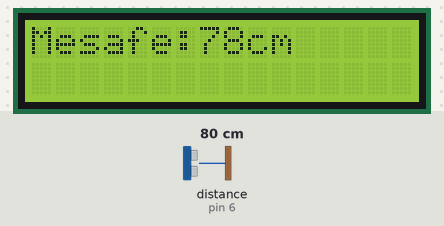
Bench run of a sketch on a simulated Arduino Uno, built with avr-gcc and run on an emulated ATmega328P. Parts: 16×2 character LCD. Wiring (inferred from the names in the program): ultrasonic range finder: trigger pin 7; echo pin 6. Inputs (shaded band) come from the test bench; at power-on: distance to the obstacle (sensor on pin 6) 80 cm. The echo pulse lasts 58.3 µs per cm.

Above: at 1.2 s.
1.3 s: distance to the obstacle (sensor on pin 6) set to 2 cm
At 2.7 s:
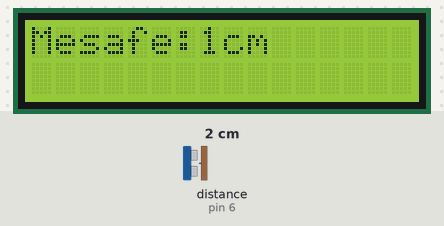
3.0 s: distance to the obstacle (sensor on pin 6) set to 4 cm
At 3.7 s:
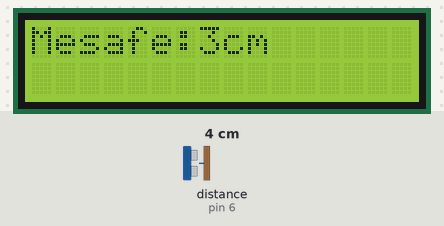
4.6 s: distance to the obstacle (sensor on pin 6) set to 9 cm
At 5.1 s:
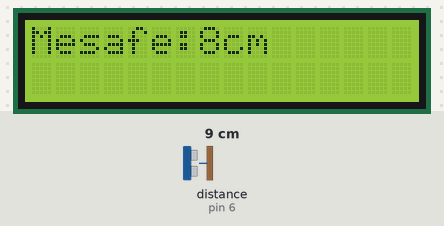
Timing chart, 0 to 7.6 s (numbered marks = the images above; inputs shaded):
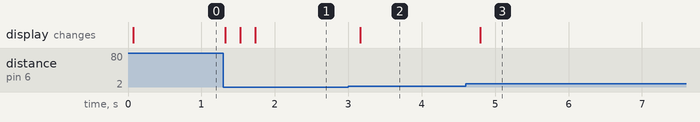

Measured:
- after the input at 1.3 s, the display: changes at once (image 1)
- after the input at 3.0 s, the display: changes after 0.16 s (image 2)
- after the input at 4.6 s, the display: changes after 0.20 s (image 3)

The sketch:

Kod.ino
```cpp
#include <LiquidCrystal.h>
LiquidCrystal lcd(12, 11, 5, 4, 3, 2);
int trigPin=7;
int echoPin=6;
int mesafe;
void setup() {
  lcd.begin(16, 2); //LCD'miz 16x2'lik
  pinMode(trigPin,OUTPUT);
  pinMode(echoPin,INPUT);
}
void loop() {
  mesafe = MesafeOlc(100); //100 cm maksimum
  lcd.clear(); //Ekranı temizliyoruz
  lcd.setCursor(0,0);// 0.satır 0.sütun
  lcd.print("Mesafe:");//Mesafe yazdırdık
  lcd.print(mesafe);
  lcd.print("cm");
  delay(200);  //Görüntünün düzgün olması için
} //Biraz bekledik

int MesafeOlc(int maksimum){
  digitalWrite(trigPin,HIGH); //Enerji Verdik
  delayMicroseconds(10); //10 bekledik
  digitalWrite(trigPin,LOW); //Enerji Kestik
  unsigned long sure = pulseIn(echoPin, HIGH);
  int mesafeOlc = sure*0.034/2;
  if(mesafeOlc>maksimum)
    mesafeOlc= maksimum;
  return mesafeOlc;
}
```
